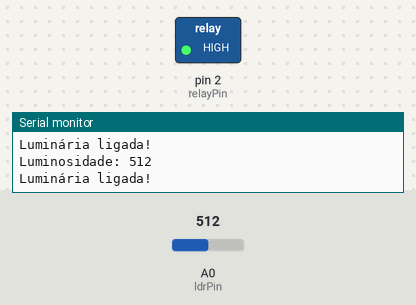
Simulated run of this sketch. Board: Arduino Uno, built with avr-gcc and run on an emulated ATmega328P. Shown: switched loads named in the sketch (green lamp = pin HIGH), the last lines printed to the serial monitor. The test bench sets the inputs (shaded band); at power-on: A0 (ldrPin) = 512.

Above: at 1.8 s.
1.9 s: A0 (ldrPin) set to 587
3.4 s: A0 (ldrPin) set to 612
At 4.3 s:
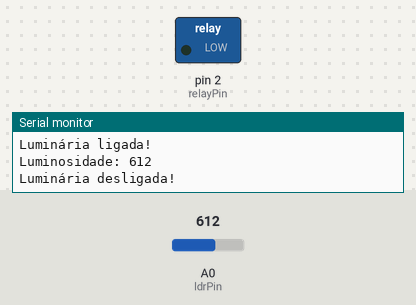
5.5 s: A0 (ldrPin) set to 590
At 7.1 s:
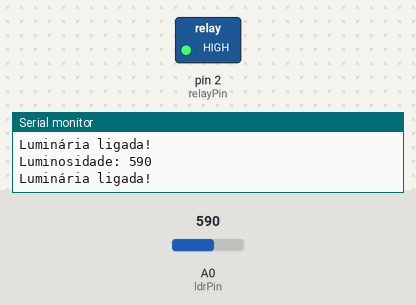
7.5 s: A0 (ldrPin) set to 610
At 8.6 s:
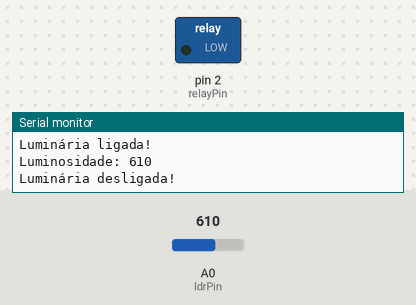
Timing chart, 0 to 10.5 s (numbered marks = the images above; inputs shaded):
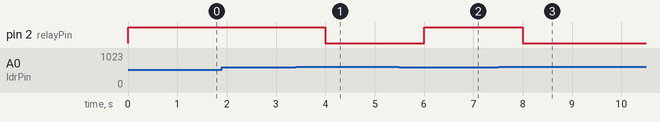

Measured:
- the behaviour switches between 599 and 600 on A0 (ldrPin) (found by bisection; images 0 and 1)
- after the input at 3.4 s, pin 2 (relayPin): HIGH → LOW after 0.60 s
- after the input at 5.5 s, pin 2 (relayPin): LOW → HIGH after 0.50 s
- after the input at 7.5 s, pin 2 (relayPin): HIGH → LOW after 0.51 s

The sketch:

Controle_de_Lumin_ria.ino
```cpp
int ldrPin = A0;
int relayPin = 2;
int ldrValue = 0;
int threshold = 600;

void setup() {
  pinMode(relayPin, OUTPUT);
  Serial.begin(9600);
}

void loop() {
  ldrValue = analogRead(ldrPin);
  Serial.print("Luminosidade: ");
  Serial.println(ldrValue);

  if (ldrValue < threshold) {
    digitalWrite(relayPin, HIGH);
    Serial.println("Luminária ligada!");
  } else {
    digitalWrite(relayPin, LOW);
    Serial.println("Luminária desligada!");
  }

  delay(1000);
}
```
